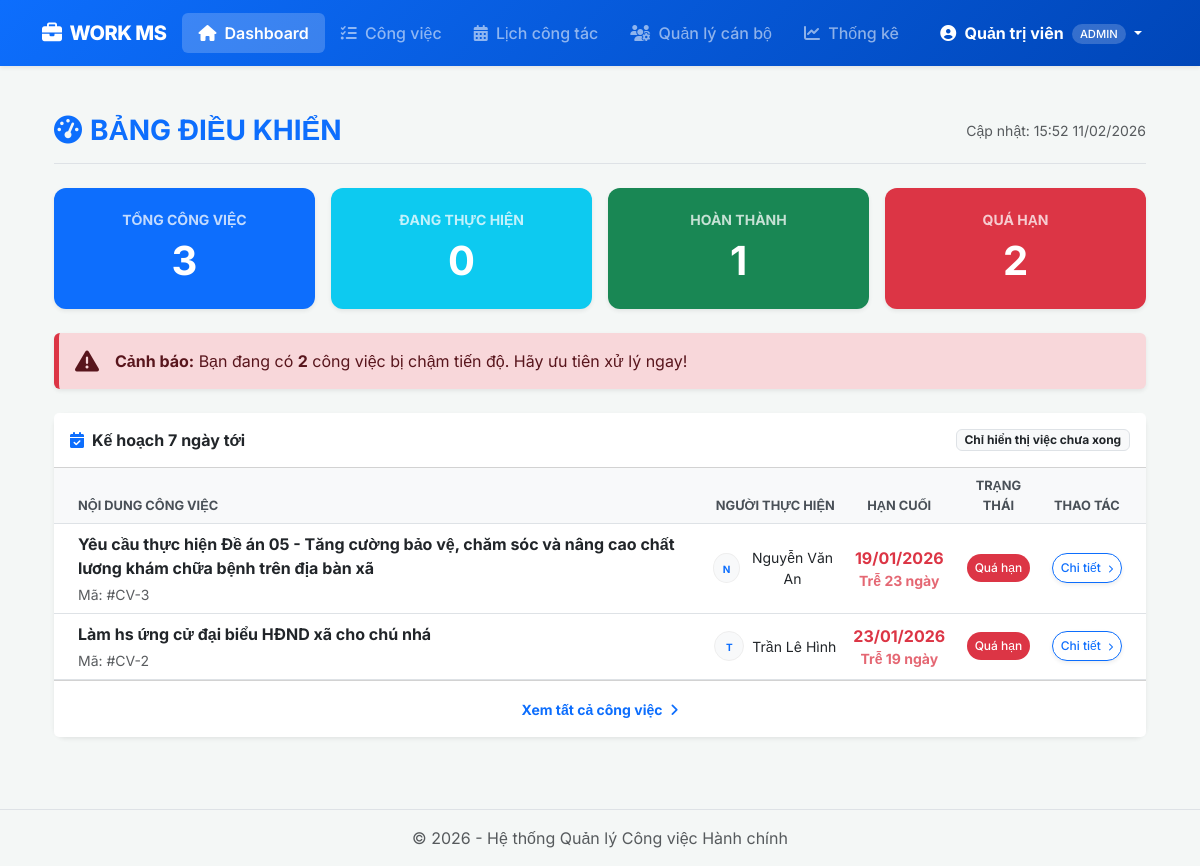
/index.php (signed in), run on an earlier commit of the app's database.
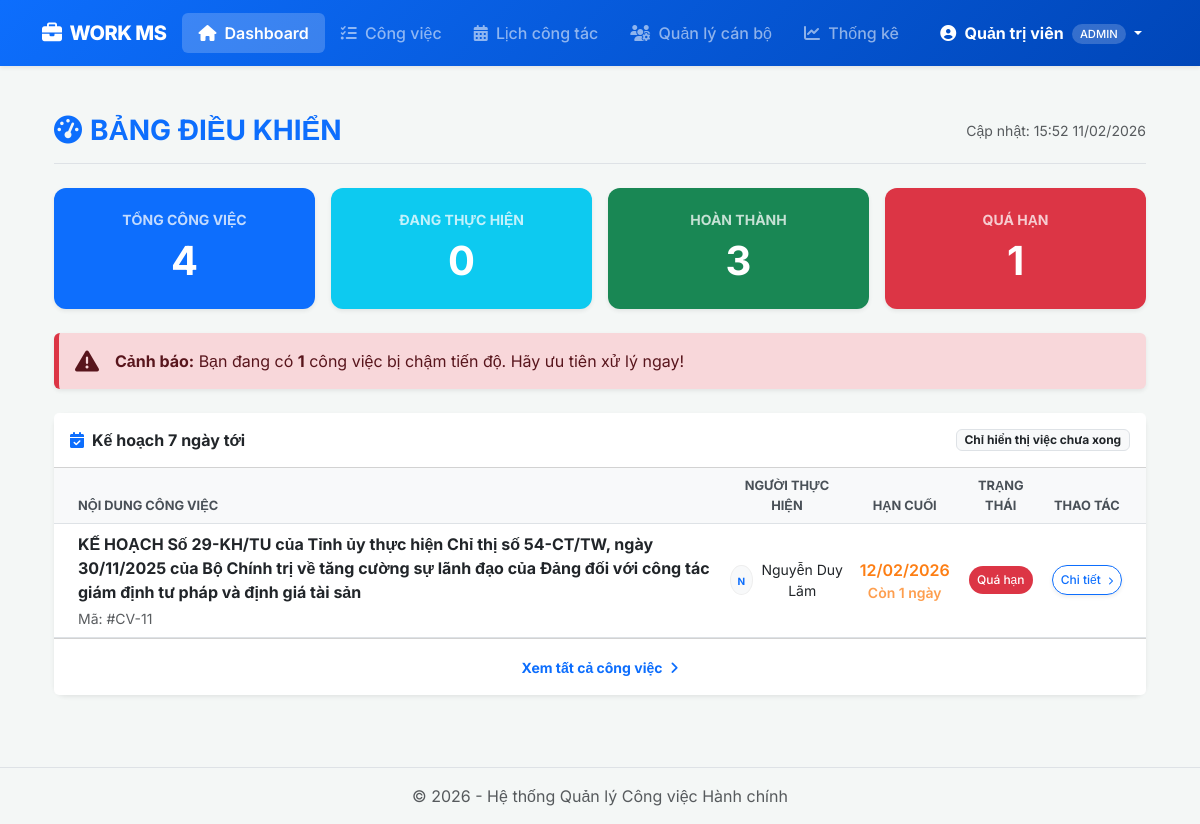
And on a later commit of the database.
### tables this page shows
CREATE TABLE `cong_viec` (
  `id` int(11) NOT NULL,
  `ten_cong_viec` varchar(255) NOT NULL,
  `mo_ta` text DEFAULT NULL,
  `nguoi_giao_id` int(11) DEFAULT NULL,
  `nguoi_thuc_hien_id` int(11) DEFAULT NULL,
  `ngay_nhan` date DEFAULT NULL,
  `han_hoan_thanh` date DEFAULT NULL,
  `ngay_hoan_thanh_thuc_te` date DEFAULT NULL,
  `trang_thai` enum('Chưa thực hiện','Đang thực hiện','Đã hoàn thành','Quá hạn') DEFAULT 'Chưa thực hiện',
  `san_pham_mo_ta` text DEFAULT NULL,
  `created_at` timestamp NOT NULL DEFAULT current_timestamp(),
  `updated_at` timestamp NOT NULL DEFAULT current_timestamp() ON UPDATE current_timestamp()
);

CREATE TABLE `users` (
  `id` int(11) NOT NULL,
  `username` varchar(50) NOT NULL,
  `password` varchar(255) NOT NULL,
  `ho_ten` varchar(100) NOT NULL,
  `role` enum('admin','nguoi_giao_viec','nguoi_thuc_hien') DEFAULT 'nguoi_thuc_hien',
  `created_at` timestamp NOT NULL DEFAULT current_timestamp()
);

### index.php (the view, shortened to what this page needs)
<?php
require_once 'config/database.php';
$where_clause = "";
$sql_count = "SELECT
    COUNT(*) as tong,
    SUM(CASE WHEN trang_thai = 'Chưa thực hiện' THEN 1 ELSE 0 END) as chua_lam,
    SUM(CASE WHEN trang_thai = 'Đang thực hiện' THEN 1 ELSE 0 END) as dang_lam,
    SUM(CASE WHEN trang_thai = 'Đã hoàn thành' THEN 1 ELSE 0 END) as xong,
    SUM(CASE WHEN trang_thai = 'Quá hạn' THEN 1 ELSE 0 END) as tre_han
FROM cong_viec $where_clause";
$result_count = mysqli_query($conn, $sql_count);
$counts = mysqli_fetch_assoc($result_count);
$sql_tasks = "SELECT cv.*, u.ho_ten as nguoi_lam
              FROM cong_viec cv
              LEFT JOIN users u ON cv.nguoi_thuc_hien_id = u.id
              WHERE cv.trang_thai != 'Đã hoàn thành'
              AND cv.han_hoan_thanh <= DATE_ADD(CURDATE(), INTERVAL 7 DAY)";
$sql_tasks .= " ORDER BY cv.han_hoan_thanh ASC LIMIT 10";
$result_tasks = mysqli_query($conn, $sql_tasks);
include 'includes/header.php';
?>
<div class="container-fluid py-4">
    <div class="row mb-4">
        <div class="col-12">
            <div class="d-flex align-items-center justify-content-between border-bottom pb-3">
                <h3 class="fw-bold text-primary mb-0">
                    <i class="fa-solid fa-gauge-high me-2"></i>BẢNG ĐIỀU KHIỂN
                </h3>
                <span class="text-muted small italic">Cập nhật: <?php echo date('H:i d/m/Y'); ?></span>
            </div>
        </div>
    </div>
    <div class="row g-3 mb-4 text-center">
        <div class="col-md-3">
            <div class="card stat-card bg-primary text-white shadow-sm">
                <div class="card-body py-4">
                    <h6 class="text-uppercase opacity-75 small fw-bold">Tổng công việc</h6>
                    <h2 class="display-6 fw-bold mb-0"><?php echo $counts['tong'] ?? 0; ?></h2>
                </div>
            </div>
        </div>
        <div class="col-md-3">
            <div class="card stat-card bg-info text-white shadow-sm">
                <div class="card-body py-4">
                    <h6 class="text-uppercase opacity-75 small fw-bold">Đang thực hiện</h6>
                    <h2 class="display-6 fw-bold mb-0"><?php echo $counts['dang_lam'] ?? 0; ?></h2>
                </div>
            </div>
        </div>
        <div class="col-md-3">
            <div class="card stat-card bg-success text-white shadow-sm">
                <div class="card-body py-4">
                    <h6 class="text-uppercase opacity-75 small fw-bold">Hoàn thành</h6>
                    <h2 class="display-6 fw-bold mb-0"><?php echo $counts['xong'] ?? 0; ?></h2>
                </div>
            </div>
        </div>
        <div class="col-md-3">
            <div class="card stat-card bg-danger text-white shadow-sm">
                <div class="card-body py-4">
                    <h6 class="text-uppercase opacity-75 small fw-bold">Quá hạn</h6>
                    <h2 class="display-6 fw-bold mb-0"><?php echo $counts['tre_han'] ?? 0; ?></h2>
                </div>
            </div>
        </div>
    </div>
    <?php if ($counts['tre_han'] > 0): ?>
        <div class="alert alert-danger shadow-sm d-flex align-items-center mb-4 border-0 border-start border-5 border-danger" role="alert">
            <i class="fa-solid fa-triangle-exclamation fs-4 me-3"></i>
            <div>
                <strong>Cảnh báo:</strong> Bạn đang có <b><?php echo $counts['tre_han']; ?></b> công việc bị chậm tiến độ. Hãy ưu tiên xử lý ngay!
            </div>
        </div>
    <?php endif; ?>
    <div class="row mt-4">
        <div class="col-12">
            <div class="card shadow-sm border-0">
                <div class="card-header bg-white py-3 d-flex align-items-center justify-content-between">
                    <h6 class="mb-0 fw-bold text-dark">
                        <i class="fa-solid fa-calendar-check me-2 text-primary"></i>Kế hoạch 7 ngày tới
                    </h6>
                    <span class="badge bg-light text-dark border">Chỉ hiển thị việc chưa xong</span>
                </div>
                <div class="card-body p-0">
                    <div class="table-responsive">
                        <table class="table table-hover align-middle mb-0">
                            <thead>
                                <tr>
                                    <th class="ps-4">Nội dung công việc</th>
                                    <th class="text-center">Người thực hiện</th>
                                    <th class="text-center">Hạn cuối</th>
                                    <th class="text-center">Trạng thái</th>
                                    <th class="text-center pe-4">Thao tác</th>
                                </tr>
                            </thead>
                            <tbody>
                                <?php if (mysqli_num_rows($result_tasks) > 0): ?>
                                    <?php while ($row = mysqli_fetch_assoc($result_tasks)):
                                        $deadline = strtotime($row['han_hoan_thanh']);
                                        $today = strtotime(date('Y-m-d'));
                                        $days_diff = round(($deadline - $today) / (60 * 60 * 24));
                                        $deadline_class = "";
                                        if ($days_diff < 0) {
                                            $deadline_text = "Trễ " . abs($days_diff) . " ngày";
                                            $deadline_class = "deadline-urgent";
                                        } elseif ($days_diff == 0) {
                                            $deadline_text = "Hôm nay!";
                                            $deadline_class = "deadline-urgent";
                                        } elseif ($days_diff <= 3) {
                                            $deadline_text = "Còn $days_diff ngày";
                                            $deadline_class = "deadline-soon";
                                        } else {
                                            $deadline_text = "Còn $days_diff ngày";
                                        }
                                        $badge_class = ($row['trang_thai'] == 'Đang thực hiện') ? 'bg-primary' : 'bg-warning text-dark';
                                        if ($row['trang_thai'] == 'Quá hạn') $badge_class = 'bg-danger';
                                    ?>
                                        <tr>
                                            <td class="ps-4">
                                                <div class="fw-bold text-dark"><?php echo $row['ten_cong_viec']; ?></div>
                                                <small class="text-muted d-block mt-1">Mã: #CV-<?php echo $row['id']; ?></small>
                                            </td>
                                            <td class="text-center">
                                                <div class="d-flex align-items-center justify-content-center">
                                                    <div class="avatar-xs me-2 bg-light rounded-circle text-primary fw-bold" style="width:30px; height:30px; line-height:30px; font-size: 10px; border: 1px solid #eee;">
                                                        <?php echo strtoupper(substr($row['nguoi_lam'], 0, 1)); ?>
                                                    </div>
                                                    <span class="small"><?php echo $row['nguoi_lam']; ?></span>
                                                </div>
                                            </td>
                                            <td class="text-center">
                                                <div class="<?php echo $deadline_class; ?>">
                                                    <?php echo date('d/m/Y', $deadline); ?>
                                                </div>
                                                <small class="d-block <?php echo $deadline_class; ?> opacity-75">
                                                    <?php echo $deadline_text; ?>
                                                </small>
                                            </td>
                                            <td class="text-center">
                                                <span class="badge rounded-pill <?php echo $badge_class; ?> fw-medium py-2 px-2 text-nowrap">
                                                    <?php echo $row['trang_thai']; ?>
                                                </span>
                                            </td>
                                            <td class="text-center pe-4" style="width: 1%;">
                                                <a href="modules/tasks/detail.php?id=<?php echo $row['id']; ?>"
                                                    class="badge rounded-pill border border-primary text-primary text-decoration-none fw-medium py-2 px-2 text-nowrap shadow-sm">
                                                    Chi tiết <i class="fa-solid fa-chevron-right ms-1" style="font-size: 8px;"></i>
                                                </a>
                                            </td>
                                        </tr>
                                    <?php endwhile; ?>
                                <?php endif; ?>
                            </tbody>
                        </table>
                    </div>
                </div>
                <div class="card-footer bg-white text-center py-3">
                    <a href="modules/tasks/list.php" class="text-decoration-none small fw-bold">Xem tất cả công việc <i class="fa-solid fa-angle-right ms-1"></i></a>
                </div>
            </div>
        </div>
    </div>
</div>
<?php include 'includes/footer.php'; ?>

### includes/header.php (shortened to what this page needs)
<!DOCTYPE html>
<html lang="vi">
<head>
    <link href="https://cdn.jsdelivr.net/npm/bootstrap@5.3.0/dist/css/bootstrap.min.css" rel="stylesheet">
    <link rel="stylesheet" href="https://cdnjs.cloudflare.com/ajax/libs/font-awesome/6.4.0/css/all.min.css">
</head>
<body>
    <nav class="navbar navbar-expand-lg navbar-dark shadow-sm sticky-top">
        <div class="container">
            <a class="navbar-brand" href="<?php echo BASE_URL; ?>index.php">
                <i class="fa-solid fa-briefcase me-2"></i>WORK MS
            </a>
            <div class="collapse navbar-collapse" id="mainNav">
                <ul class="navbar-nav me-auto">
                    <li class="nav-item">
                        <a class="nav-link <?php echo (basename($_SERVER['PHP_SELF']) == 'index.php') ? 'active' : ''; ?>"
                            href="<?php echo BASE_URL; ?>index.php">
                            <i class="fa fa-home me-1"></i> Dashboard
                        </a>
                    </li>
                    <li class="nav-item">
                        <a class="nav-link" href="<?php echo BASE_URL; ?>modules/tasks/list.php">
                            <i class="fa fa-list-check me-1"></i> Công việc
                        </a>
                    </li>
                    <li class="nav-item">
                        <a class="nav-link" href="<?php echo BASE_URL; ?>modules/schedule/index.php">
                            <i class="fa-solid fa-calendar-days me-1"></i> Lịch công tác
                        </a>
                    </li>
                    <?php if (isset($_SESSION['role']) && $_SESSION['role'] == 'admin'): ?>
                        <li class="nav-item">
                            <a class="nav-link" href="<?php echo BASE_URL; ?>modules/users/manage.php">
                                <i class="fa fa-users-gear me-1"></i> Quản lý cán bộ
                            </a>
                        </li>
                    <?php endif; ?>
                    <li class="nav-item">
                        <a class="nav-link" href="<?php echo BASE_URL; ?>modules/tasks/export_excel.php">
                            <i class="fa fa-chart-line me-1"></i> Thống kê
                        </a>
                    </li>
                </ul>
                <div class="navbar-nav align-items-center">
                    <div class="nav-item dropdown">
                        <a class="nav-link text-white dropdown-toggle" href="#" id="userDropdown" role="button" data-bs-toggle="dropdown">
                            <i class="fa-solid fa-circle-user me-1"></i>
                            <strong><?php echo $_SESSION['ho_ten'] ?? 'Cán bộ'; ?></strong>
                            <span class="badge-role ms-1 text-uppercase"><?php echo $_SESSION['role'] ?? ''; ?></span>
                        </a>
                    </div>
                </div>
            </div>
        </div>
    </nav>
    <div class="container mt-4">

### includes/footer.php (shortened to what this page needs)
</div>
<footer class="text-center mt-5 py-3 text-muted border-top">
    &copy; 2026 - Hệ thống Quản lý Công việc Hành chính
</footer>
</body>
</html>

### includes/header.php (style rules this page uses)
:root { --primary-color: #0d6efd; --header-height: 60px; }
body { font-family: 'Inter', sans-serif; background-color: #f4f7f6; }
.navbar { padding: 0.8rem 0; background: linear-gradient(135deg, #0d6efd 0%, #0046b8 100%) !important; }
.navbar-brand { font-weight: 800; letter-spacing: -0.5px; font-size: 1.25rem; }
.nav-link { font-weight: 500; transition: all 0.2s ease; padding: 0.5rem 1rem !important; border-radius: 6px; }
.nav-link.active { background: rgba(255, 255, 255, 0.2); color: #fff !important; font-weight: 600; }
.badge-role { font-size: 0.7rem; vertical-align: middle; background: rgba(255, 255, 255, 0.2); padding: 3px 8px; border-radius: 20px; }
.card { border: none; box-shadow: 0 0.125rem 0.25rem rgba(0, 0, 0, 0.075); border-radius: 12px; transition: transform 0.2s ease; }

### index.php (style rules this page uses)
.stat-card { border: none; border-radius: 12px; transition: all 0.3s ease; }
.table thead th { background-color: #f8f9fa; color: #495057; font-size: 0.8rem; font-weight: 700; text-transform: uppercase; border-top: none; }
.deadline-soon { color: #fd7e14; font-weight: 600; }
.deadline-urgent { color: #dc3545; font-weight: 700; }

What changed in the data, as far as the page shows it:
removed cong_viec: ten_cong_viec "Yêu cầu thực hiện Đề án 05 - Tăng cường bảo vệ, chăm sóc và nâng cao chất lương khám chữa bệnh trên địa bàn xã", id "3", nguoi_thuc_hien.ho_ten "N", nguoi_thuc_hien.ho_ten "Nguyễn Văn An", han_hoan_thanh "19/01/2026", han_hoan_thanh "Trễ 23 ngày", trang_thai "Quá hạn"
removed cong_viec: ten_cong_viec "Làm hs ứng cử đại biểu HĐND xã cho chú nhá", id "2", nguoi_thuc_hien.ho_ten "T", nguoi_thuc_hien.ho_ten "Trần Lê Hình", han_hoan_thanh "23/01/2026", han_hoan_thanh "Trễ 19 ngày", trang_thai "Quá hạn"
added cong_viec: ten_cong_viec "KẾ HOẠCH Số 29-KH/TU của Tỉnh ủy thực hiện Chỉ thị số 54-CT/TW, ngày 30/11/2025 của Bộ Chính trị về tăng cường sự lãnh đạo của Đảng đối với công tác giám định tư pháp và định giá tài sản", id "11", nguoi_thuc_hien.ho_ten "N", nguoi_thuc_hien.ho_ten "Nguyễn Duy Lãm", han_hoan_thanh "12/02/2026", han_hoan_thanh "Còn 1 ngày", trang_thai "Quá hạn"
Also different on the page:
$counts['tong']: "3" → "4"
$counts['xong']: "1" → "3"
$counts['tre_han']: "2" → "1"
